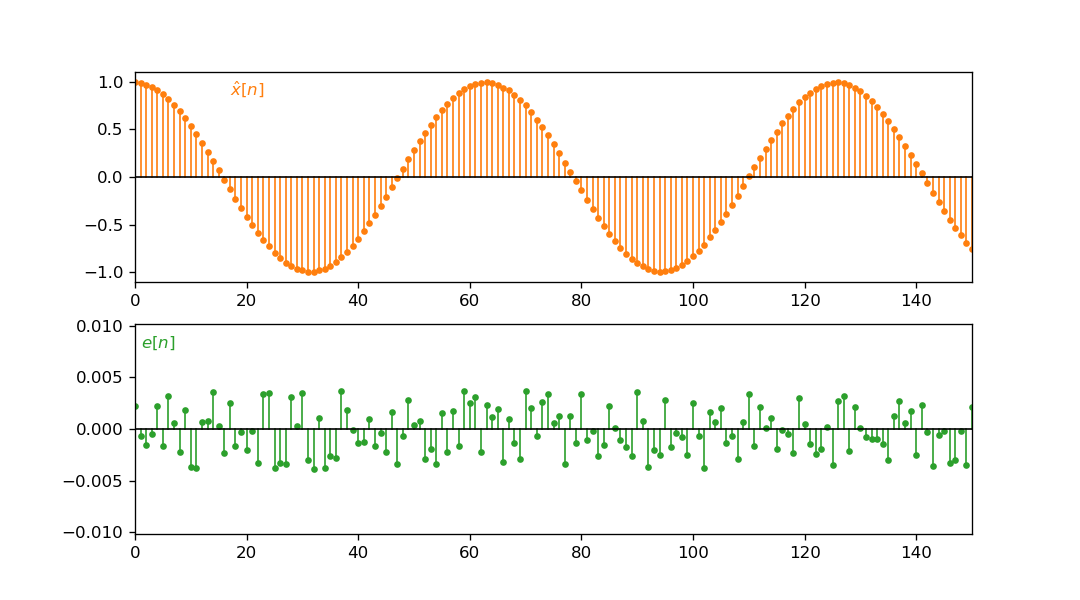

This chart was generated by the following Python code:
import numpy as np
import matplotlib.pyplot as plt

def normalizeAxis(ax,  (xLeft, xRight), (yCeil, yFloor)):
    ax.set_xlim(xLeft, xRight)
    ax.set_ylim(yCeil, yFloor)

def drawStem(ax, x, y, color):
    markers, stemlines, baseline = ax.stem(x, y)
    plt.setp(markers, 'color', color, 'markersize', 3)
    plt.setp(stemlines, 'color', color, 'linewidth', 1)
    plt.setp(baseline, 'color', 'k', 'linewidth', 1)

B = 8-1
Xm = 1
Delta = 1.0*Xm/(2**B)
f = lambda x: 0.99*np.cos(1.0*x/10)
quant = lambda x: np.where(x<-Xm, -Xm, np.where(x<Xm-Delta, np.floor((x+(Delta/2))/Delta)*Delta, Xm-Delta))

fig = plt.figure(figsize=(9, 5), dpi=120)
ax1, ax2 = fig.subplots(2, 1)
normalizeAxis(ax1, (0, 150), (-1.1, 1.1))
normalizeAxis(ax2, (0, 150), (-1.3*Delta, 1.3*Delta))

x = np.arange(151)
y = f(x)
qy = quant(y)
drawStem(ax1, x, qy, 'C1')
drawStem(ax2, x, qy-y, 'C2')
ax1.text(17, .85, r"$\hat{x}[n]$", color='C1')
ax2.text(1, Delta, r"$e[n]$", color='C2')

fig.savefig("QExp8.png", format='png')
plt.show()
